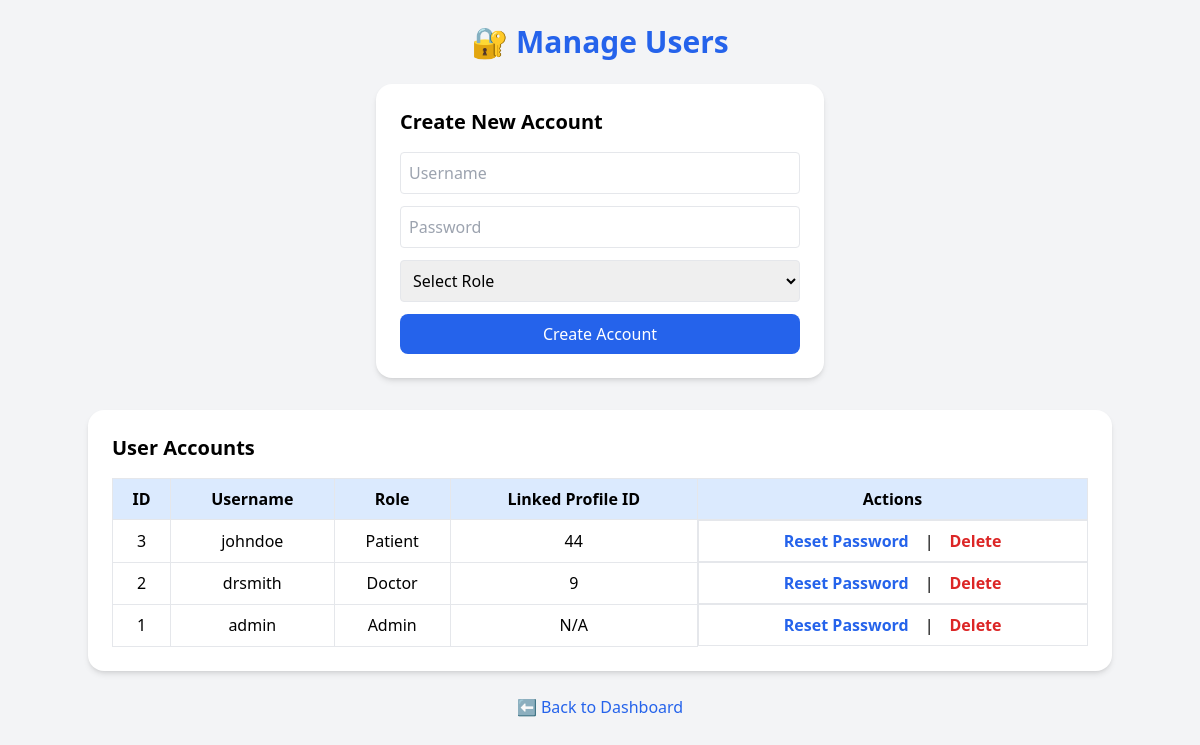
The page /manage_users.php (signed in) on the database its author committed.
### tables this page shows
CREATE TABLE `users` (
  `id` int(11) NOT NULL AUTO_INCREMENT,
  `username` varchar(100) NOT NULL,
  `password` varchar(255) NOT NULL,
  `role` enum('admin','doctor','patient') NOT NULL,
  `reference_id` int(11) DEFAULT NULL,
  PRIMARY KEY (`id`),
  UNIQUE KEY `username` (`username`)
);

### manage_users.php (the view, shortened to what this page needs)
<?php
include('db_connect.php');
$users = $conn->query("SELECT id, username, role, reference_id FROM users ORDER BY id DESC");
?>
<!DOCTYPE html>
<html lang="en">
<head>
    <script src="https://cdn.tailwindcss.com"></script>
</head>
<body class="bg-gray-100 p-6 relative">
  <h1 class="text-3xl font-bold text-center text-blue-600 mb-6">🔐 Manage Users</h1>
  <form method="POST" class="bg-white p-6 rounded-2xl shadow-md max-w-md mx-auto mb-8">
      <h2 class="text-xl font-semibold mb-4">Create New Account</h2>
      <input type="text" name="username" placeholder="Username" required class="w-full p-2 mb-3 border rounded">
      <input type="password" name="password" placeholder="Password" required class="w-full p-2 mb-3 border rounded">
      <select name="role" id="role" required class="w-full p-2 mb-3 border rounded" onchange="toggleReferenceDropdown()">
          <option value="">Select Role</option>
      </select>
      <button type="submit" name="create_user" class="bg-blue-600 text-white px-4 py-2 rounded-lg hover:bg-blue-700 w-full">
          Create Account
      </button>
  </form>
  <div class="bg-white p-6 rounded-2xl shadow-md max-w-5xl mx-auto">
      <h2 class="text-xl font-semibold mb-4">User Accounts</h2>
      <table class="w-full border-collapse">
          <tr class="bg-blue-100">
              <th class="border p-2">ID</th>
              <th class="border p-2">Username</th>
              <th class="border p-2">Role</th>
              <th class="border p-2">Linked Profile ID</th>
              <th class="border p-2">Actions</th>
          </tr>
          <?php while($row = $users->fetch_assoc()): ?>
          <tr class="text-center">
              <td class="border p-2"><?= $row['id'] ?></td>
              <td class="border p-2"><?= $row['username'] ?></td>
              <td class="border p-2 capitalize"><?= $row['role'] ?></td>
              <td class="border p-2"><?= $row['reference_id'] ? $row['reference_id'] : 'N/A' ?></td>
              <td class="border p-2 flex justify-center items-center space-x-4">
                  <button onclick="showResetModal(<?= $row['id'] ?>, '<?= addslashes($row['username']) ?>')" class="text-blue-600 font-semibold hover:underline">Reset Password</button>
                  <?php if($row['id'] !== $_SESSION['user_id']): ?>
                      <span>|</span><a href="?delete=<?= $row['id'] ?>" class="text-red-600 font-semibold hover:underline" onclick="return confirm('Delete this user?')">Delete</a>
                  <?php else: ?>
                      <span>|</span><span class="text-gray-400">Current User</span>
                  <?php endif; ?>
              </td>
          </tr>
          <?php endwhile; ?>
      </table>
  </div>
  <div class="text-center mt-6 pb-6">
      <a href="index.php" class="text-blue-600 hover:underline">⬅ Back to Dashboard</a>
  </div>
</body>
</html>

### rows shown on the page
users: id "3", username "johndoe", role "Patient", reference "44"
users: id "2", username "drsmith", role "Doctor", reference "9"
users: id "1", username "admin", role "Admin", shows "N/A"
